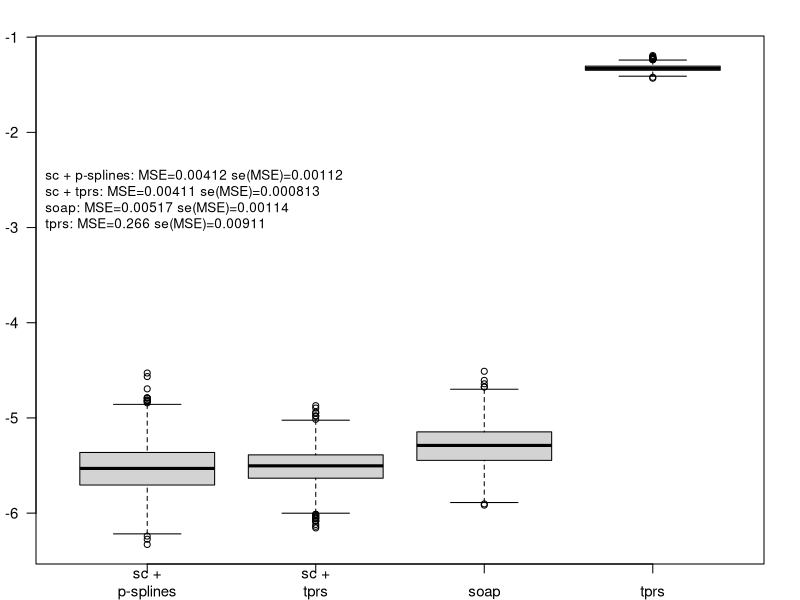

Recreate this plot in R.
# make some boxplots

pdf(file="sc-mses-boxplot.pdf",width=4,height=6)

# make the text look better for printout
par(cex.lab=0.75)

# b l t r
par(mar=rep(2,4),las=1,cex=0.9)

pspl<-read.csv("pspline.results.txt")
other<-read.csv("results.file.txt")
tprs<-read.csv("tp-0.3-1000.results.txt")

dat<-list(labs=c(rep("sc +\np-splines",length(pspl$mapped)),
                 rep("sc +\ntprs",length(other$mapped)),
                 rep("soap",length(other$soap)),
                 rep("tprs",length(tprs$tp))),
          mse=c(pspl$mapped,other$mapped,other$soap,tprs$tp))


mses<-c(signif(mean(dat$mse[dat$labs=="sc +\np-splines"],na.rm=TRUE),3),
        signif(mean(dat$mse[dat$labs=="sc +\ntprs"],na.rm=TRUE),3),
        signif(mean(dat$mse[dat$labs=="soap"],na.rm=TRUE),3),
        signif(mean(dat$mse[dat$labs=="tprs"],na.rm=TRUE),3))

ses<-c(signif(sd(dat$mse[dat$labs=="sc +\np-splines"],na.rm=TRUE),3),
        signif(sd(dat$mse[dat$labs=="sc +\ntprs"],na.rm=TRUE),3),
        signif(sd(dat$mse[dat$labs=="soap"],na.rm=TRUE),3),
        signif(sd(dat$mse[dat$labs=="tprs"],na.rm=TRUE),3))

xlab=paste("sc + p-splines: MSE=",mses[1]," se(MSE)=",ses[1],"\n",
           "sc + tprs: MSE=",mses[2]," se(MSE)=",ses[2],"\n",
           "soap: MSE=",mses[3]," se(MSE)=",ses[3],"\n",
           "tprs: MSE=",mses[4]," se(MSE)=",ses[4],"\n",sep="")


# log for plotting
dat$mse<-log(dat$mse)

boxplot(mse~labs,data=dat,main="")#,xlab=xlab)

#axis(1,at=c(0,1,2,3,4),label=c("",unique(dat$labs)))
#axis(2,at=seq(-7,0,by=1),label=seq(-7,0,by=1))
#axis(3,label=NULL)
#axis(4,label=NULL)

legend(0.25,-2,xlab,bty="n",cex=0.9)

dev.off()
